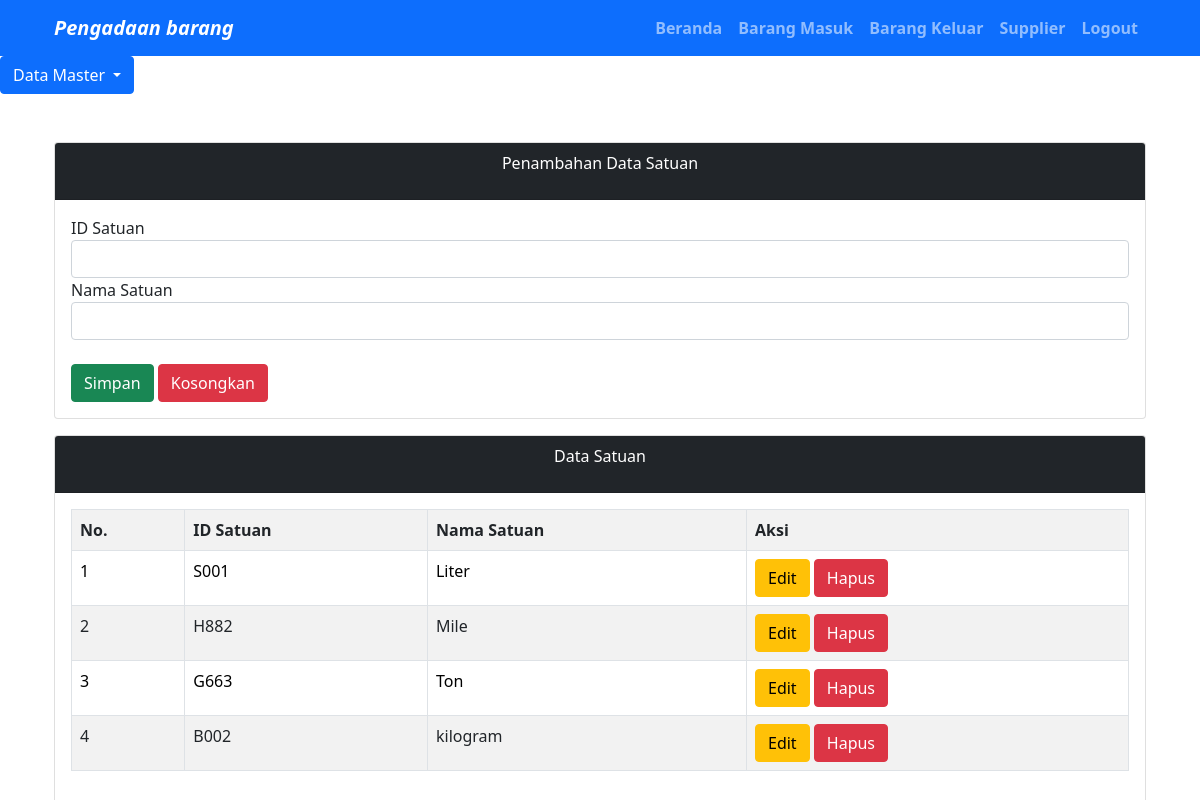
The page /satuan_barang.php on the database its author committed.
### tables this page shows
CREATE TABLE `satuan_barang` (
  `id_satuan` varchar(20) NOT NULL,
  `nama_satuan` varchar(20) NOT NULL
);

### satuan_barang.php (the view, shortened to what this page needs)
<?php
	$server = "localhost";
	$user = "root";
	$pass = "";
	$database = "rizkyn_pengadaan";
	$koneksi = mysqli_connect($server, $user, $pass, $database)or die(mysqli_error($koneksi));
?>
<!DOCTYPE html>
<html>
<head>
	<link rel="stylesheet" type="text/css" href="css/bootstrap.min.css">
  <link href="https://cdn.jsdelivr.net/npm/bootstrap@5.1.1/dist/css/bootstrap.min.css" rel="stylesheet">
</head>
<body>
<nav class="navbar navbar-expand-lg navbar-dark bg-primary">
  <div class="container">
    <a class="navbar-brand" href="#"><i><b>Pengadaan barang</b></i></a>
    <div class="collapse navbar-collapse text-right" id="navbarText">
      <ul class="navbar-nav ms-auto mb-2 mb-lg-0">
        <li class="nav-item">
          <a class="nav-link" aria-current="page" href="penyimpanan.php"><b>Beranda</b></a>
        </li>
        <li class="nav-item">
          <a class="nav-link" href="barang_masuk.php"><b>Barang Masuk</b></a>
        </li>
        <li class="nav-item">
          <a class="nav-link" href="barang_keluar.php"><b>Barang Keluar</b></a>
        </li>
        <li class="nav-item">
          <a class="nav-link" href="supplier.php"><b>Supplier</b></a>
        </li>
		<li class="nav-item">
          <a class="nav-link" href="logout.php"><b>Logout</b></a>
        </li>
      </ul>
    </div>
  </div>
</nav>
<div class="dropdown">
  			<button class="btn btn-primary dropdown-toggle" type="button" id="dropdownMenuButton1" data-bs-toggle="dropdown" aria-expanded="false">
    		Data Master
  			</button>
		</div>
<div class="container">
	<div class="card mt-5">
	  <div class="card-header bg-dark text-white">
	    <p class="text-center">Penambahan Data Satuan</p>
	  </div>
	  <div class="card-body">
	    <form method="post" action="">
	    	<div class="form-group">
	    		<label>ID Satuan</label>
	    		<input type="text" name="tid_satuan" value="<?=@$vid_satuan?>" class="form-control" required>
	    	</div>
	    	<div class="form-group">
	    		<label>Nama Satuan</label>
	    		<input type="text" name="tnama_satuan" value="<?=@$vnama_satuan?>" class="form-control" required>
	    	</div>
        <br>
	    	<button type="submit" class="btn btn-success" name="bsimpan">Simpan</button>
	    	<button type="reset" class="btn btn-danger" name="breset">Kosongkan</button>
	    </form>
	  </div>
	</div>
	<div class="card mt-3">
	  <div class="card-header bg-dark text-white">
	    <p class="text-center">Data Satuan</p>
	  </div>
	  <div class="card-body">
	    <table class="table table-bordered table-striped">
	    	<tr>
	    		<th>No.</th>
	    		<th>ID Satuan</th>
	    		<th>Nama Satuan</th>
	    		<th>Aksi</th>
	    	</tr>
	    	<?php
	    		$no = 1;
	    		$tampil = mysqli_query($koneksi, "SELECT * from satuan_barang order by id_satuan desc");
	    		while($data = mysqli_fetch_array($tampil)) :
	    	?>
	    	<tr>
	    		<td><?=$no++;?></td>
	    		<td><?=$data['id_satuan']?></td>
	    		<td><?=$data['nama_satuan']?></td>
	    		<td>
	    			<a href="satuan_barang.php?hal=edit&id=<?=$data['id_satuan']?>" class="btn btn-warning"> Edit </a>
	    			<a href="satuan_barang.php?hal=hapus&id=<?=$data['id_satuan']?>"
	    			   onclick="return confirm('Apakah yakin ingin menghapus data ini?')" class="btn btn-danger"> Hapus </a>
	    		</td>
	    	</tr>
	    <?php endwhile;?>
	    </table>
	  </div>
	</div>
</div>
</body>
</html>

### rows shown on the page
satuan_barang: id_satuan "S001", nama_satuan "Liter"
satuan_barang: id_satuan "H882", nama_satuan "Mile"
satuan_barang: id_satuan "G663", nama_satuan "Ton"
satuan_barang: id_satuan "B002", nama_satuan "kilogram"
